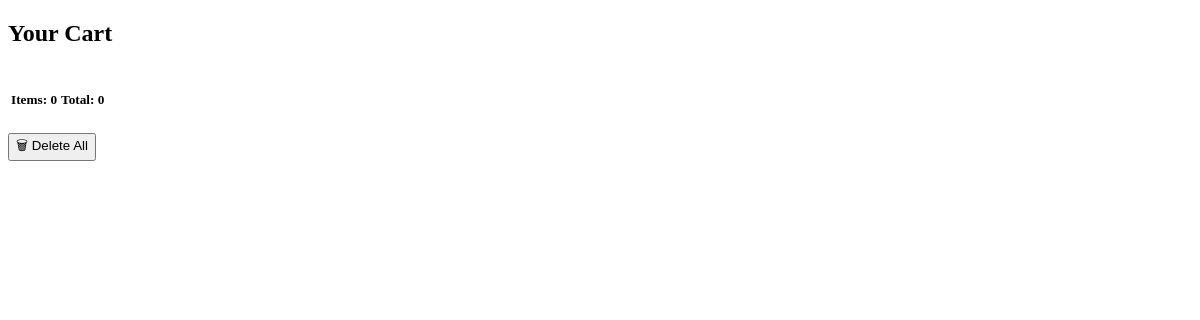
The app's page /cart/ (signed in), older data.
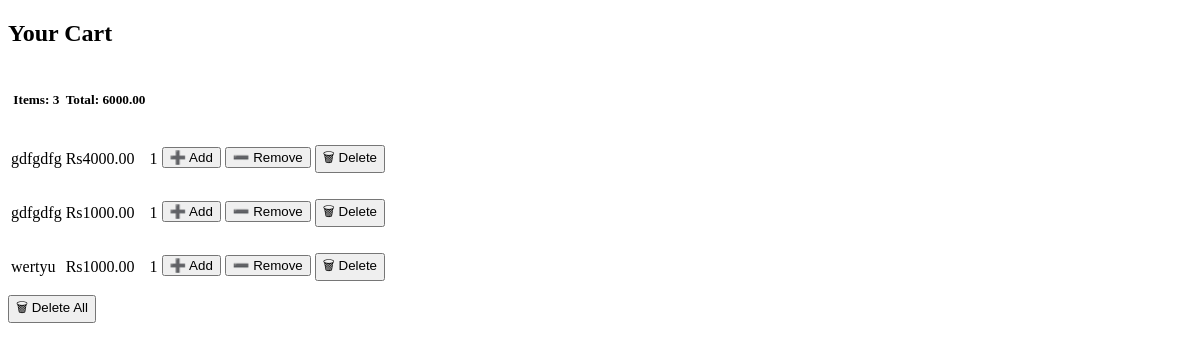
The same page, newer data.
### store/models.py (models this page shows, shortened)
class Order(models.Model):
    customer = models.ForeignKey(User, on_delete=models.SET_NULL, null=True, blank=True)
    date = models.DateTimeField(auto_now_add=True)
    complete = models.BooleanField(default=False)
    transaction_id = models.CharField(max_length=100)
    @property
    def get_cart_items(self):
        orderitems = self.orderitem_set.all()
        total = sum([item.quantity for item in orderitems])
        return total
    @property
    def get_cart_total(self):
        orderitems = self.orderitem_set.all()
        total = sum([item.get_total for item in orderitems])
        return total

class OrderItem(models.Model):
    order = models.ForeignKey(Order, on_delete=models.SET_NULL, null=True, blank=True)
    product = models.ForeignKey(Medicines, on_delete=models.SET_NULL, null=True, blank=True)
    quantity = models.IntegerField(default=0)
    date = models.DateTimeField(auto_now_add=True)
    @property
    def get_total(self):
        total = self.quantity * self.product.price
        return total

class Medicines(models.Model):
    name = models.CharField(max_length=100)
    description = models.TextField()
    price = models.DecimalField(max_digits=10 , decimal_places=2)
    image = models.ImageField(upload_to='media/',null=True)

### store/views.py (the view, shortened to what this page needs)
# urls.py: path('cart/', views.cart, name='cart'),
def cart(request):
    if request.user.is_authenticated:
        customer = request.user
        order, created = Order.objects.get_or_create(
            customer=customer,
            complete=False
        )
        items = order.orderitem_set.all()
    context = {'items': items, 'order': order}
    return render(request, 'cart.html', context)

### store/templates/cart.html (shortened to what this page needs)
<!DOCTYPE html>
<html lang="en">
<head>
</head>
<body>
    <h2>Your Cart</h2>
    <table>
        <tr>
            <th>
                <h5>Items: <strong>{{ order.get_cart_items}}</strong></h5>
            </th>
            <th>
                <h5>Total: <strong>{{ order.get_cart_total}}</strong></h5>
            </th>
        </tr>
        {% for item in items %}
        <tr>
            <td>
                <p>{{ item.product.name }}</p>
            </td>
            <td>
                <p>Rs{{ item.product.price }}</p>
            </td>
            <td>
                <p>{{ item.quantity }}</p>
            </td>
            <td>
                <button data-product="{{ item.product.id }}" data-action="add" class="btn btn-primary update-cart">➕
                    Add</button>
                <button data-product="{{ item.product.id }}" data-action="remove" class="btn btn-warning update-cart">➖
                    Remove</button>
                <button data-product="{{ item.product.id }}" data-action="delete" class="btn btn-danger update-cart">
                    🗑 Delete
                </button>
            </td>
        </tr>
        {% endfor %}
    </table>
    <button
    data-product="all"
    data-action="clear"
    class="btn btn-danger update-cart">
    🗑 Delete All
</button>
</body>
</html>

Row changes from the older to the newer data that the page shows:
removed Order: get_cart_items "0", get_cart_total "0"
added Order: get_cart_items "3", get_cart_total "6000.00"
added OrderItem: product.name "gdfgdfg", product.price "4000.00", quantity "1"
added OrderItem: product.name "gdfgdfg", product.price "1000.00", quantity "1"
added OrderItem: product.name "wertyu", product.price "1000.00", quantity "1"
